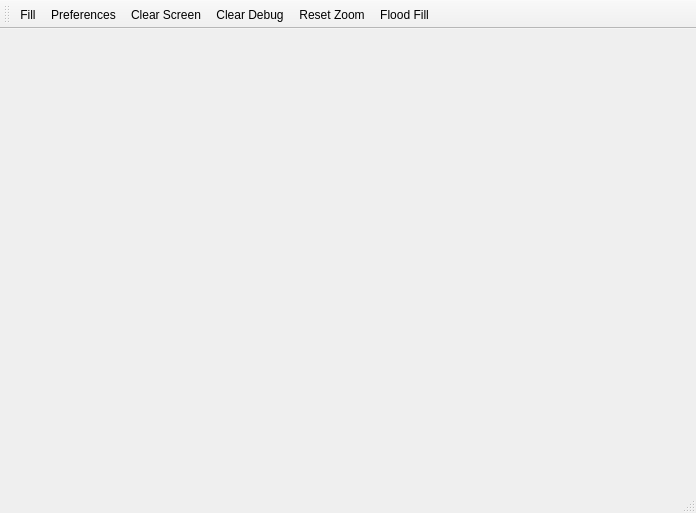
<?xml version="1.0" encoding="UTF-8"?>
<ui version="4.0">
 <class>MainWindow</class>
 <widget class="QMainWindow" name="MainWindow">
  <property name="geometry">
   <rect>
    <x>0</x>
    <y>0</y>
    <width>696</width>
    <height>513</height>
   </rect>
  </property>
  <property name="windowTitle">
   <string>MainWindow</string>
  </property>
  <widget class="QWidget" name="centralwidget">
   <layout class="QGridLayout" name="gridLayout">
    <item row="0" column="0">
     <widget class="ScribbleArea" name="scribbleArea" native="true">
      <property name="sizePolicy">
       <sizepolicy hsizetype="Preferred" vsizetype="Preferred">
        <horstretch>0</horstretch>
        <verstretch>0</verstretch>
       </sizepolicy>
      </property>
     </widget>
    </item>
   </layout>
  </widget>
  <widget class="QMenuBar" name="menubar">
   <property name="geometry">
    <rect>
     <x>0</x>
     <y>0</y>
     <width>696</width>
     <height>22</height>
    </rect>
   </property>
  </widget>
  <widget class="QStatusBar" name="statusbar"/>
  <widget class="QToolBar" name="toolBar">
   <property name="windowTitle">
    <string>toolBar</string>
   </property>
   <attribute name="toolBarArea">
    <enum>TopToolBarArea</enum>
   </attribute>
   <attribute name="toolBarBreak">
    <bool>false</bool>
   </attribute>
   <addaction name="actionFill"/>
   <addaction name="actionPreferences"/>
   <addaction name="actionClear_Screen"/>
   <addaction name="actionClear_DebugDraw"/>
   <addaction name="actionReset_Zoom"/>
   <addaction name="actionFlood_Fill"/>
  </widget>
  <action name="actionFill">
   <property name="checkable">
    <bool>true</bool>
   </property>
   <property name="text">
    <string>Fill</string>
   </property>
   <property name="toolTip">
    <string>Enables fill on click</string>
   </property>
  </action>
  <action name="actionPreferences">
   <property name="text">
    <string>Preferences</string>
   </property>
  </action>
  <action name="actionClear_Screen">
   <property name="text">
    <string>Clear Screen</string>
   </property>
   <property name="shortcut">
    <string>Ctrl+L</string>
   </property>
  </action>
  <action name="actionClear_DebugDraw">
   <property name="text">
    <string>Clear Debug</string>
   </property>
  </action>
  <action name="actionReset_Zoom">
   <property name="text">
    <string>Reset Zoom</string>
   </property>
  </action>
  <action name="actionFlood_Fill">
   <property name="checkable">
    <bool>true</bool>
   </property>
   <property name="text">
    <string>Flood Fill</string>
   </property>
  </action>
 </widget>
 <customwidgets>
  <customwidget>
   <class>ScribbleArea</class>
   <extends>QWidget</extends>
   <header>scribblearea.h</header>
   <container>1</container>
  </customwidget>
 </customwidgets>
 <resources/>
 <connections/>
</ui>
